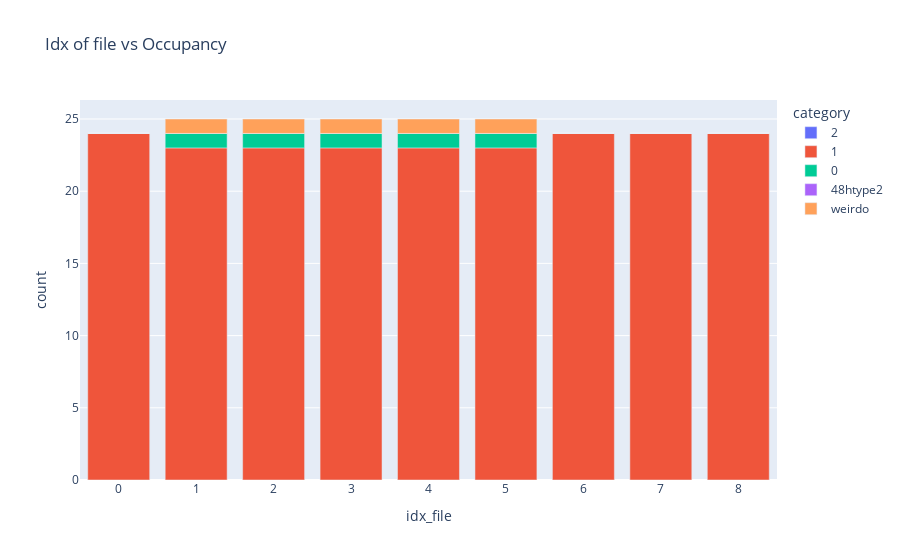

This figure's notebook cell:
### Code cell
Movement.Occupancy.get_occupancy(df_mapping_metainfo, coor_ref_structure_48n24_expanded, tuple_cage_metainfo, el = "Li")
df_occupancy = Plot.Movement.Occupancy.plot_occupancy(df_mapping_metainfo, category_labels_occupancy)

### Figure 1 — Plotly figure (JSON) as saved in the notebook; plotly's stock layout.template omitted (floating-point values rounded to 4 significant figures)
{"data": [{"alignmentgroup": "True", "hovertemplate": "category=2<br>idx_file=%{x}<br>count=%{y}<extra></extra>", "legendgroup": "2", "marker": {"color": "#636efa", "pattern": {"shape": ""}}, "name": "2", "offsetgroup": "2", "orientation": "v", "showlegend": true, "textposition": "auto", "type": "bar", "x": [0, 1, 2, 3, 4, 5, 6, 7, 8], "xaxis": "x", "y": [0, 0, 0, 0, 0, 0, 0, 0, 0], "yaxis": "y"}, {"alignmentgroup": "True", "hovertemplate": "category=1<br>idx_file=%{x}<br>count=%{y}<extra></extra>", "legendgroup": "1", "marker": {"color": "#EF553B", "pattern": {"shape": ""}}, "name": "1", "offsetgroup": "1", "orientation": "v", "showlegend": true, "textposition": "auto", "type": "bar", "x": [0, 1, 2, 3, 4, 5, 6, 7, 8], "xaxis": "x", "y": [24, 23, 23, 23, 23, 23, 24, 24, 24], "yaxis": "y"}, {"alignmentgroup": "True", "hovertemplate": "category=0<br>idx_file=%{x}<br>count=%{y}<extra></extra>", "legendgroup": "0", "marker": {"color": "#00cc96", "pattern": {"shape": ""}}, "name": "0", "offsetgroup": "0", "orientation": "v", "showlegend": true, "textposition": "auto", "type": "bar", "x": [0, 1, 2, 3, 4, 5, 6, 7, 8], "xaxis": "x", "y": [0, 1, 1, 1, 1, 1, 0, 0, 0], "yaxis": "y"}, {"alignmentgroup": "True", "hovertemplate": "category=48htype2<br>idx_file=%{x}<br>count=%{y}<extra></extra>", "legendgroup": "48htype2", "marker": {"color": "#ab63fa", "pattern": {"shape": ""}}, "name": "48htype2", "offsetgroup": "48htype2", "orientation": "v", "showlegend": true, "textposition": "auto", "type": "bar", "x": [0, 1, 2, 3, 4, 5, 6, 7, 8], "xaxis": "x", "y": [0, 0, 0, 0, 0, 0, 0, 0, 0], "yaxis": "y"}, {"alignmentgroup": "True", "hovertemplate": "category=weirdo<br>idx_file=%{x}<br>count=%{y}<extra></extra>", "legendgroup": "weirdo", "marker": {"color": "#FFA15A", "pattern": {"shape": ""}}, "name": "weirdo", "offsetgroup": "weirdo", "orientation": "v", "showlegend": true, "textposition": "auto", "type": "bar", "x": [0, 1, 2, 3, 4, 5, 6, 7, 8], "xaxis": "x", "y": [0, 1, 1, 1, 1, 1, 0, 0, 0], "yaxis": "y"}], "layout": {"barmode": "relative", "legend": {"title": {"text": "category"}, "tracegroupgap": 0}, "title": {"text": "Idx of file vs Occupancy"}, "xaxis": {"anchor": "y", "domain": [0, 1], "title": {"text": "idx_file"}}, "yaxis": {"anchor": "x", "domain": [0, 1], "title": {"text": "count"}}}}
